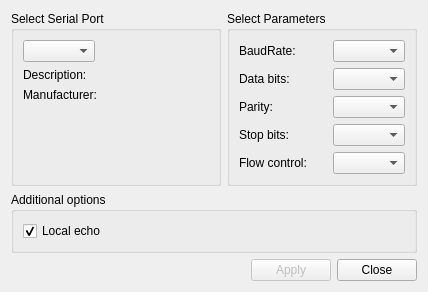
<?xml version="1.0" encoding="UTF-8"?>
<ui version="4.0">
 <class>SettingsDialog</class>
 <widget class="QDialog" name="SettingsDialog">
  <property name="windowModality">
   <enum>Qt::ApplicationModal</enum>
  </property>
  <property name="geometry">
   <rect>
    <x>0</x>
    <y>0</y>
    <width>428</width>
    <height>268</height>
   </rect>
  </property>
  <property name="windowTitle">
   <string>Settings</string>
  </property>
  <property name="windowIcon">
   <iconset resource="../../terminal.qrc">
    <normaloff>:/images/settings.png</normaloff>:/images/settings.png</iconset>
  </property>
  <property name="modal">
   <bool>true</bool>
  </property>
  <layout class="QGridLayout" name="gridLayout_3">
   <item row="2" column="0" colspan="2">
    <layout class="QHBoxLayout" name="horizontalLayout">
     <item>
      <spacer name="horizontalSpacer">
       <property name="orientation">
        <enum>Qt::Horizontal</enum>
       </property>
       <property name="sizeHint" stdset="0">
        <size>
         <width>96</width>
         <height>20</height>
        </size>
       </property>
      </spacer>
     </item>
     <item>
      <widget class="QPushButton" name="applyButton">
       <property name="enabled">
        <bool>false</bool>
       </property>
       <property name="text">
        <string>Apply</string>
       </property>
      </widget>
     </item>
     <item>
      <widget class="QPushButton" name="closeButton">
       <property name="text">
        <string>Close</string>
       </property>
      </widget>
     </item>
    </layout>
   </item>
   <item row="0" column="1">
    <widget class="QGroupBox" name="parametersBox">
     <property name="sizePolicy">
      <sizepolicy hsizetype="Preferred" vsizetype="Preferred">
       <horstretch>5</horstretch>
       <verstretch>0</verstretch>
      </sizepolicy>
     </property>
     <property name="title">
      <string>Select Parameters</string>
     </property>
     <layout class="QGridLayout" name="gridLayout_2">
      <item row="1" column="0">
       <widget class="QLabel" name="dataBitsLabel">
        <property name="text">
         <string>Data bits:</string>
        </property>
       </widget>
      </item>
      <item row="1" column="2">
       <widget class="QComboBox" name="dataBitsBox"/>
      </item>
      <item row="3" column="0">
       <widget class="QLabel" name="stopBitsLabel">
        <property name="text">
         <string>Stop bits:</string>
        </property>
       </widget>
      </item>
      <item row="5" column="0">
       <spacer name="verticalSpacer_3">
        <property name="orientation">
         <enum>Qt::Vertical</enum>
        </property>
        <property name="sizeHint" stdset="0">
         <size>
          <width>20</width>
          <height>40</height>
         </size>
        </property>
       </spacer>
      </item>
      <item row="2" column="0">
       <widget class="QLabel" name="parityLabel">
        <property name="text">
         <string>Parity:</string>
        </property>
       </widget>
      </item>
      <item row="4" column="0">
       <widget class="QLabel" name="flowControlLabel">
        <property name="text">
         <string>Flow control:</string>
        </property>
       </widget>
      </item>
      <item row="0" column="2">
       <widget class="QComboBox" name="baudRateBox"/>
      </item>
      <item row="0" column="0">
       <widget class="QLabel" name="baudRateLabel">
        <property name="text">
         <string>BaudRate:</string>
        </property>
       </widget>
      </item>
      <item row="3" column="2">
       <widget class="QComboBox" name="stopBitsBox"/>
      </item>
      <item row="4" column="2">
       <widget class="QComboBox" name="flowControlBox"/>
      </item>
      <item row="2" column="2">
       <widget class="QComboBox" name="parityBox"/>
      </item>
      <item row="0" column="1">
       <spacer name="horizontalSpacer_3">
        <property name="orientation">
         <enum>Qt::Horizontal</enum>
        </property>
        <property name="sizeType">
         <enum>QSizePolicy::MinimumExpanding</enum>
        </property>
        <property name="sizeHint" stdset="0">
         <size>
          <width>20</width>
          <height>20</height>
         </size>
        </property>
       </spacer>
      </item>
     </layout>
    </widget>
   </item>
   <item row="1" column="0" colspan="2">
    <widget class="QGroupBox" name="additionalOptionsGroupBox">
     <property name="title">
      <string>Additional options</string>
     </property>
     <layout class="QVBoxLayout" name="verticalLayout">
      <item>
       <widget class="QCheckBox" name="localEchoCheckBox">
        <property name="text">
         <string>Local echo</string>
        </property>
        <property name="checked">
         <bool>true</bool>
        </property>
       </widget>
      </item>
     </layout>
    </widget>
   </item>
   <item row="0" column="0">
    <widget class="QGroupBox" name="selectBox">
     <property name="sizePolicy">
      <sizepolicy hsizetype="Preferred" vsizetype="Preferred">
       <horstretch>10</horstretch>
       <verstretch>0</verstretch>
      </sizepolicy>
     </property>
     <property name="title">
      <string>Select Serial Port</string>
     </property>
     <layout class="QVBoxLayout" name="verticalLayout_2">
      <item>
       <layout class="QHBoxLayout" name="horizontalLayout_2">
        <item>
         <widget class="QComboBox" name="serialPortInfoListBox">
          <property name="sizePolicy">
           <sizepolicy hsizetype="Preferred" vsizetype="Fixed">
            <horstretch>0</horstretch>
            <verstretch>0</verstretch>
           </sizepolicy>
          </property>
          <property name="minimumSize">
           <size>
            <width>70</width>
            <height>0</height>
           </size>
          </property>
         </widget>
        </item>
        <item>
         <spacer name="horizontalSpacer_2">
          <property name="orientation">
           <enum>Qt::Horizontal</enum>
          </property>
          <property name="sizeType">
           <enum>QSizePolicy::Expanding</enum>
          </property>
          <property name="sizeHint" stdset="0">
           <size>
            <width>40</width>
            <height>20</height>
           </size>
          </property>
         </spacer>
        </item>
       </layout>
      </item>
      <item>
       <widget class="QLabel" name="descriptionLabel">
        <property name="sizePolicy">
         <sizepolicy hsizetype="Ignored" vsizetype="Preferred">
          <horstretch>0</horstretch>
          <verstretch>0</verstretch>
         </sizepolicy>
        </property>
        <property name="text">
         <string>Description:</string>
        </property>
       </widget>
      </item>
      <item>
       <widget class="QLabel" name="manufacturerLabel">
        <property name="sizePolicy">
         <sizepolicy hsizetype="Ignored" vsizetype="Preferred">
          <horstretch>0</horstretch>
          <verstretch>0</verstretch>
         </sizepolicy>
        </property>
        <property name="text">
         <string>Manufacturer:</string>
        </property>
       </widget>
      </item>
      <item>
       <spacer name="verticalSpacer">
        <property name="orientation">
         <enum>Qt::Vertical</enum>
        </property>
        <property name="sizeHint" stdset="0">
         <size>
          <width>20</width>
          <height>40</height>
         </size>
        </property>
       </spacer>
      </item>
     </layout>
    </widget>
   </item>
  </layout>
 </widget>
 <resources>
  <include location="../../terminal.qrc"/>
 </resources>
 <connections/>
</ui>
